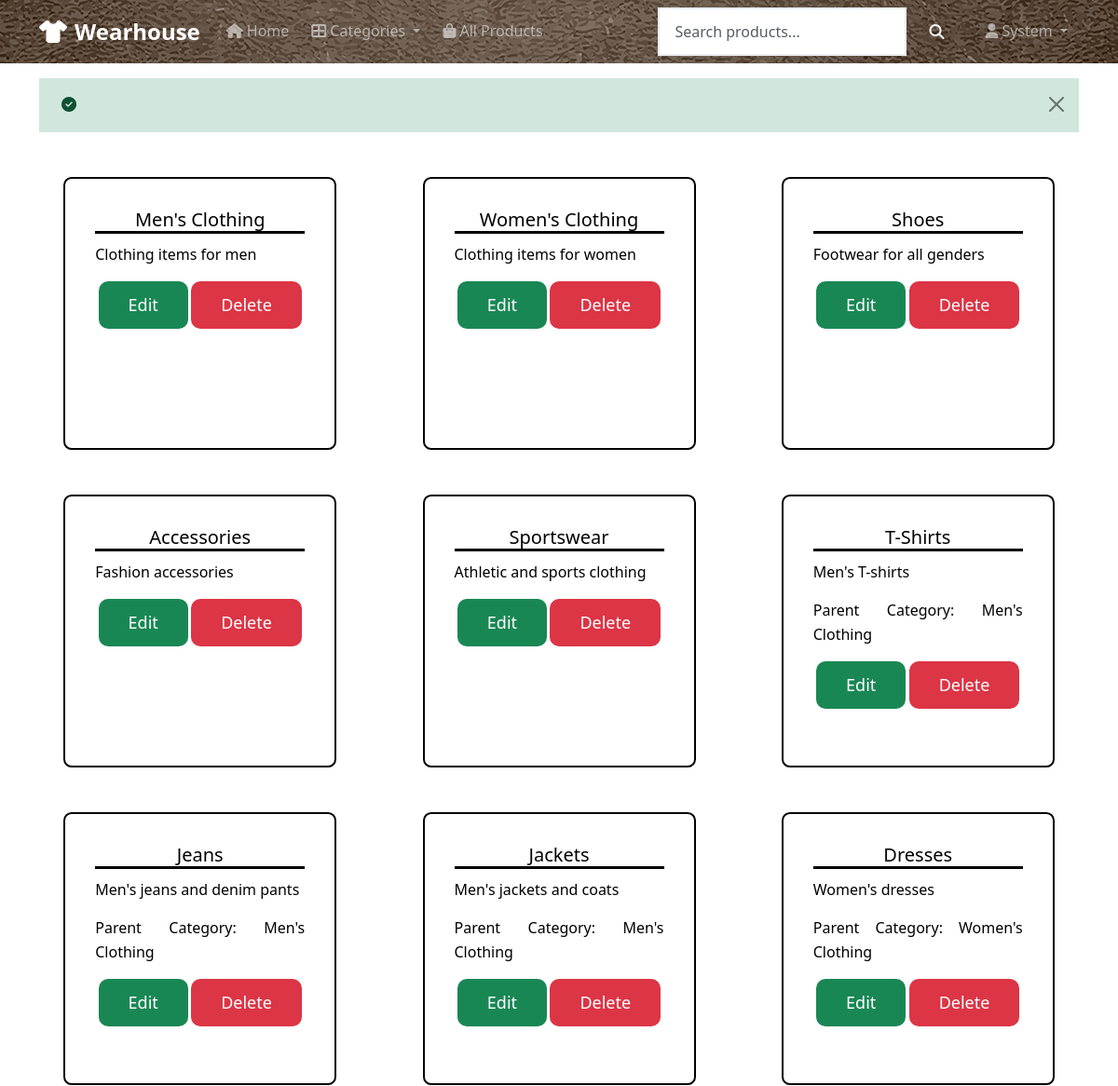
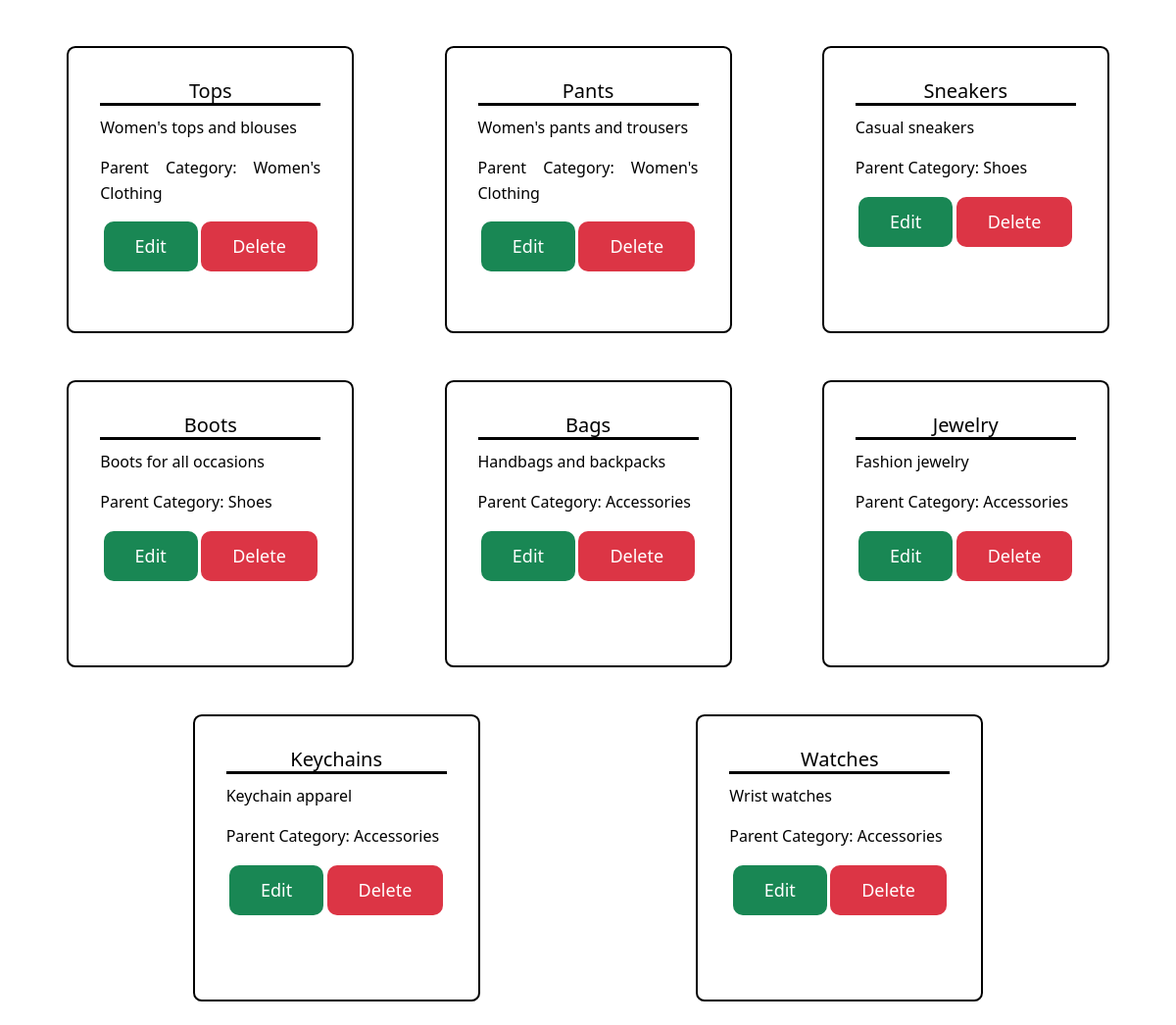
/admin/categories.php (signed in), run on the app's committed database (2 pictures, top to bottom).
### tables this page shows
CREATE TABLE categories (
    id INT PRIMARY KEY AUTO_INCREMENT,
    name VARCHAR(100) NOT NULL,
    description TEXT,
    parent_id INT NULL,
    created_at TIMESTAMP DEFAULT CURRENT_TIMESTAMP,
    FOREIGN KEY (parent_id) REFERENCES categories(id) ON DELETE SET NULL
);

### config/database.php (called while the page is built, shortened)
<?php
class Database
{
    private $host = DB_HOST;
    private $user = DB_USER;
    private $password = DB_PASS;
    private $database = DB_NAME;
    private $conn;
    public function __construct()
    {
        $this->conn = mysqli_connect($this->host, $this->user, $this->password, $this->database);
    }
    function query(string $sql, $params = [], ?string $types = null): ?mysqli_result
    {
        $stmt = $this->conn->prepare($sql);
        if (is_null($types)) {
            $stmt->execute($params);
            return $stmt->get_result() ?: null;
        }
        $stmt->bind_param($types, ...$params);
        $stmt->execute();
        return $stmt->get_result() ?: null;
    }
    public function fetchAll($sql, $params = [], ?string $types = null)
    {
        $result = $this->query($sql, $params, $types);
        return $result->fetch_all(MYSQLI_ASSOC);
    }
     public function fetchOne($sql, $params = [], ?string $types = null) {
        $result = $this->query($sql, $params, $types);
        return $result->fetch_assoc();
    }
}
$db = new Database();

### includes/functions.php (called while the page is built, shortened)
<?php
require_once __DIR__ . '/../config/database.php';
function getCategories($parent_id = null)
{
    global $db;
    $sql = "SELECT * FROM categories";
    $params = [];
    if ($parent_id === null) {
        $sql .= " WHERE parent_id IS NULL";
    } else {
        $sql .= " AND parent_id = ?";
        $params[] = $parent_id;
    }
    $sql .= " ORDER BY name";
    return $db->fetchAll($sql, $params);
}

### admin/categories.php (the view, shortened to what this page needs)
<?php
require_once '../includes/functions.php';
require_once '../includes/header.php';
global $db;
$categories = $db->fetchAll("SELECT * FROM categories ORDER BY id");
?>
<div class="admin-container">
    <?php if (empty($categories)) { ?>
        <p>No categories found.</p>
    <?php } else { ?>
        <?php foreach ($categories as $category) { ?>
            <div class="admin-item">
                <form action="" method="POST">
                    <div class="admin-item-body">
                        <h5 class="card-title"><?php echo $category['name'] ?></h5>
                        <p class="card-text"><?php echo $category['description'] ?></p>
                        <?php if (!empty($category['parent_id'])) { ?>
                            <p class="card-text">Parent Category: <?php echo $db->fetchOne("SELECT name FROM categories WHERE id = ?", [$category['parent_id']])['name'] ?></p>
                        <?php } ?>
                        <div class="admin-buttons">
                            <a href="./category.php?request=edit&id=<?php echo urlencode($category['id']); ?>" class="btn btn-success btn-lg">Edit</a>
                            <a href="./category.php?request=delete&id=<?php echo urlencode($category['id']); ?>" class="btn btn-danger btn-lg" onclick="return confirm('Are you sure you want to delete this category?');">Delete</a>
                        </div>
                    </div>
                </form>
            </div>
        <?php } ?>
    <?php } ?>
</div>

### assets/css/styles.css (style rules this page uses)
body { font-family: 'Segoe UI', Tahoma, Geneva, Verdana, sans-serif; line-height: 1.6; color: var(--dark-color); background-color: #ffffff; min-height: 100vh; display: flex; flex-direction: column; }
.btn { border-radius: 10px; font-weight: 500; border: none; padding: 0.5rem 1rem; }
.btn-lg { padding: 0.75rem 2rem; font-size: 1.125rem; }
.admin-container { display: flex; flex-wrap: wrap; justify-content: space-evenly; }
.admin-item { margin: 1.5rem; border-color: black; padding: 2rem; border-radius: 3%; border-width: 2px; border-style: solid; }
.admin-buttons { display: flex; justify-content: space-evenly; }
.admin-item-body .card-title { border-bottom: solid; }
.admin-item-body .card-text { margin-top: 10px; }
.admin-item-body { text-align:justify; display: block; width: 225px; height: 225px; }
.admin-item-body > h5 { text-align: center; }

### data on the page
categories: name "Men's Clothing", description "Clothing items for men"
categories: name "Women's Clothing", description "Clothing items for women"
categories: name "Shoes", description "Footwear for all genders"
categories: name "Accessories", description "Fashion accessories"
categories: name "Sportswear", description "Athletic and sports clothing"
categories: name "T-Shirts", description "Men's T-shirts", fetchOne "Men's Clothing"
categories: name "Jeans", description "Men's jeans and denim pants", fetchOne "Men's Clothing"
categories: name "Jackets", description "Men's jackets and coats", fetchOne "Men's Clothing"
categories: name "Dresses", description "Women's dresses", fetchOne "Women's Clothing"
categories: name "Tops", description "Women's tops and blouses", fetchOne "Women's Clothing"
categories: name "Pants", description "Women's pants and trousers", fetchOne "Women's Clothing"
categories: name "Sneakers", description "Casual sneakers", fetchOne "Shoes"
categories: name "Boots", description "Boots for all occasions", fetchOne "Shoes"
categories: name "Bags", description "Handbags and backpacks", fetchOne "Accessories"
categories: name "Jewelry", description "Fashion jewelry", fetchOne "Accessories"
categories: name "Keychains", description "Keychain apparel", fetchOne "Accessories"
categories: name "Watches", description "Wrist watches", fetchOne "Accessories"

### other printed values
$_SESSION['first_name'] "System"
